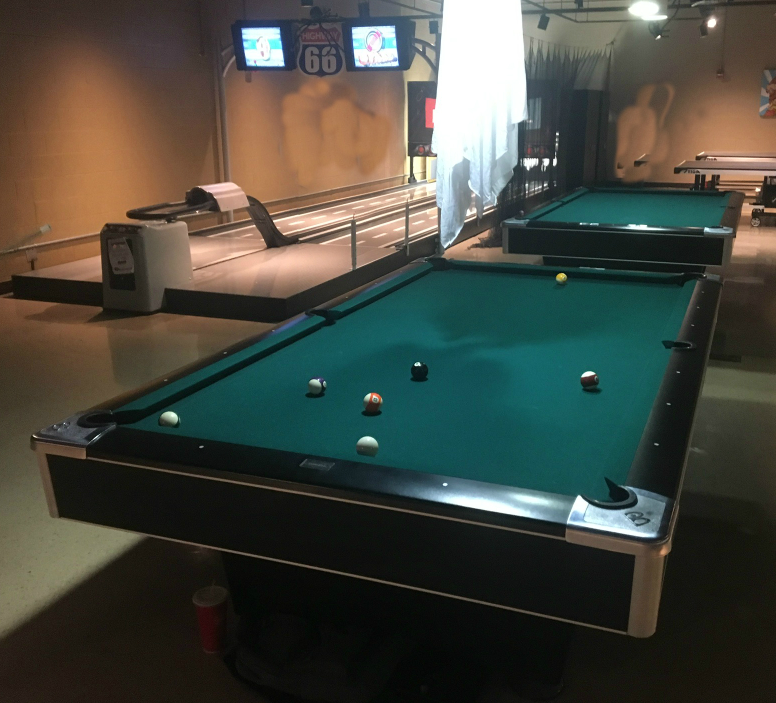
#> input picture pool table.jpg, 1552 x 1406 px, given in place of dumbbells.png, which was not available (shown at 1/2 size)
$ python pyramid_blend.py
#> lines starting #> are read from the running program, lines starting #| are printed output that depends on the picture; pictures that were not available may be replaced by others from this repository, and a replacement may not be noted
# Allen Kim
# CS 519
# Assignment 2, #2


import cv2
import matplotlib.pyplot as plt
import numpy as np
from math import log2


def make_gp(im):
    """ Creates Gaussian pyramid based on image src

    :param im: source image
    :return: [images] Gaussian pyramid.
             List is ordered from largest to smallest images.
    """
    num_levels = int(np.round(log2(min(im.shape)), 0))     # how many levels is the pyramid?

    src_ = im.copy()                    # make a copy of source image
    pyramid = [src_]                    # 1st element of pyramid is image itself
    for _ in range(num_levels):         # for rest of pyramid:
        src_ = cv2.pyrDown(src_)        # Gaussian blur and downsample
        pyramid.append(src_)            # append to pyramid
    return pyramid                      # return pyramid


def make_lp(gp):
    """ Creates Laplacian pyramid based on a Gaussian pyramid.

    :param gp: [images] a Gaussian pyramid
    :return: [images] the corresponding Laplacian pyramid.
    """
    lp = []                                             # initialize list that we will return
    for i, layer in enumerate(gp[:-1]):                 # use enumerate to get index and layer from Gaussian pyramid
        layer = layer.astype(float)                     # convert to float to allow for negative numbers
        upped_layer = cv2.pyrUp(gp[i+1]).astype(float)  # Gaussian blur and up-sample the next Gaussian pyramid layer
        laplacian = layer - upped_layer                 # L(i) = G(i) - expand(G(i+1))
        lp.append(laplacian)                            # append to pyramid
    lp.append(gp[-1])                                   # copy last layer of Gaussian pyramid
    return lp                                           # return lp


def main(base_img, patch_img, mask_img, output_img):
    """ Main program. Loads images and mask and performs the blending. Saves result to file.

    :param base_img: path to img
    :param patch_img: path to img
    :param mask_img: path to img
    :param output_img: path to img
    :return: void
    """
#> called with base_img = '../images/2/dumbbells.png', patch_img = '../images/2/angry_trump.png', mask_img = '../images/2/mask.png', output_img = '../images/2/dumbbells-trump-blend.png'
    # Load images
    base = cv2.imread(base_img, 0)
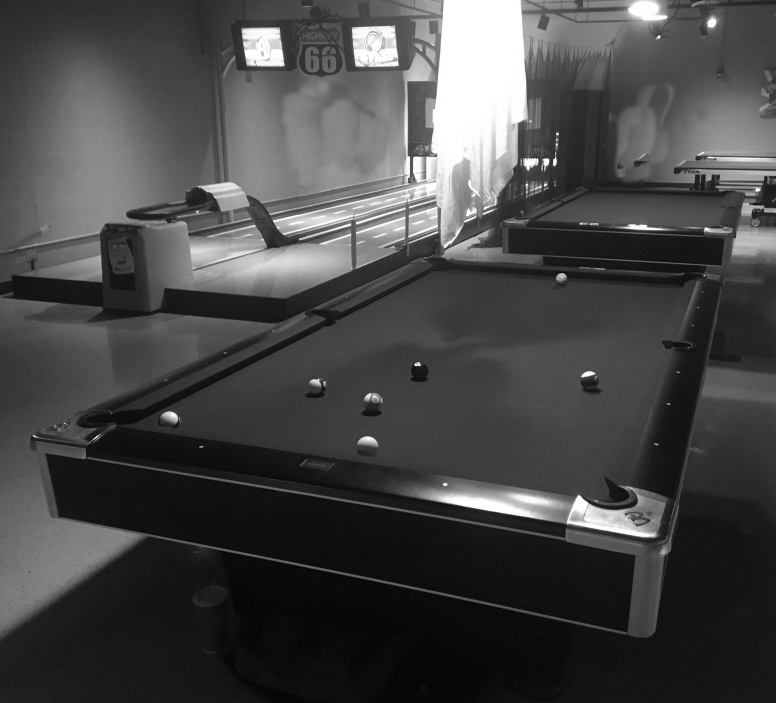
#> base: shape (1406, 1552) (shown at 1/2 size); min 0, max 255, mean 70.5
    patch = cv2.imread(patch_img, 0)
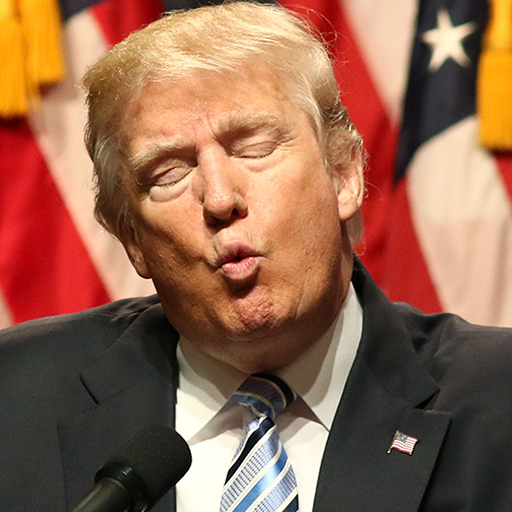
#> input picture images/2/trump-base.png, 512 x 512 px, given in place of angry_trump.png, which was not available
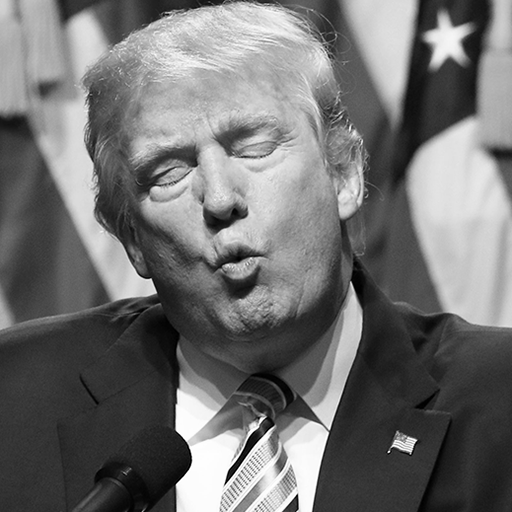
#> patch: shape (512, 512); min 0, max 255, mean 113.3
    mask = cv2.imread(mask_img, 0)

    # make Gaussian pyramids for all 3 images
    gp_base = make_gp(base)
#> the loop in make_gp, `for _ in range(num_levels):` made 10 passes
#> src_ on passes 9 to 10: [[86, 109, 124, 98], [80, 90, 91, 75], [56, 45, 49, 48]], [[88, 91], [75, 75]]
#> pass 3, in make_gp, `src_ = cv2.pyrDown(src_)`:
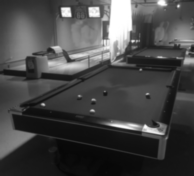
#> src_: shape (176, 194); min 6, max 255, mean 70.6
#> after the loop in make_gp, `for _ in range(num_levels):`: pyramid = 11 items
#> gp_base = 11 items
    gp_patch = make_gp(patch)
#> the loop in make_gp (call 2), `for _ in range(num_levels):` made 9 passes
#> src_ on passes 8 to 9: [[139, 144], [106, 116]], [126]
#> pass 1, in make_gp (call 2), `src_ = cv2.pyrDown(src_)`:
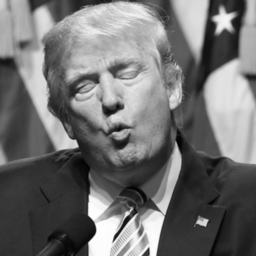
#> src_: shape (256, 256); min 2, max 254, mean 113.3
#> pass 3, in make_gp (call 2), `src_ = cv2.pyrDown(src_)`:
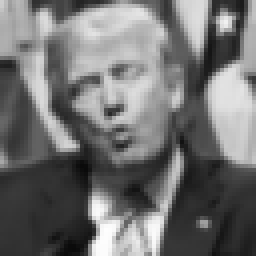
#> src_: shape (64, 64) (shown 4 times larger); min 10, max 254, mean 113.3
#> after the loop in make_gp (call 2), `for _ in range(num_levels):`: pyramid = 10 items
#> gp_patch = 10 items
    gp_mask = make_gp(mask)
#> gp_mask = 10 items

    # make Laplacian pyramids for the base and patch images
    lp_base = make_lp(gp_base)
#> the loop in make_lp, `for i, layer in enumerate(gp[:-1]):` made 2 passes
#> pass 1, in make_lp, `laplacian = layer - upped_layer`:
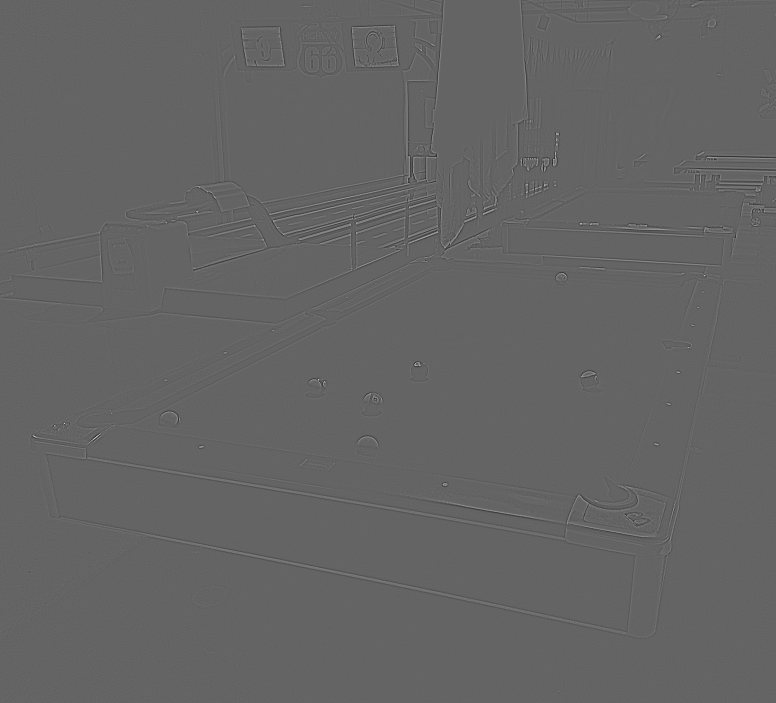
#> laplacian: shape (1406, 1552) float64 (shown at 1/2 size); min -89, max 137, mean -0.1; drawn with min black and max white
#> after the loop in make_lp, `for i, layer in enumerate(gp[:-1]):`: lp = 1 item
    lp_patch = make_lp(gp_patch)

    # create a combined Laplacian pyramid from the base and patch pyramids, masked by the mask pyramid
    lp_combined = []
    for i, mask_level in enumerate(gp_mask):
        # normalize the mask so it is in range [0, 1]
        lp_combined.append((mask_level/255) * lp_patch[i] + (1 - (mask_level/255)) * lp_base[i])

    # sum up all the layers of the combined pyramid to recover full image
    lp_combined.reverse()                                       # reverse the list. start at smallest image

    laplacian_sum = lp_combined[0]                              # initialize sum to 1st layer
    for layer in lp_combined[1:]:                               # for each layer, we up-sample the running sum
        laplacian_sum = cv2.pyrUp(laplacian_sum) + layer        # and add the new layer

    cv2.imwrite(output_img, laplacian_sum.astype(np.uint8))     # write the resulting image to file

    # display resulting image on screen
    plt.figure()
    plt.imshow(laplacian_sum, cmap='gray', vmin=0, vmax=255)
    plt.xticks([])
    plt.yticks([])
    plt.show()


if __name__ == '__main__':
    base = '../images/2/dumbbells.png'
    patch = '../images/2/angry_trump.png'
    mask = '../images/2/mask.png'
    output = '../images/2/dumbbells-trump-blend.png'
#> (the run stopped early here; a loop or call above may not have finished)
